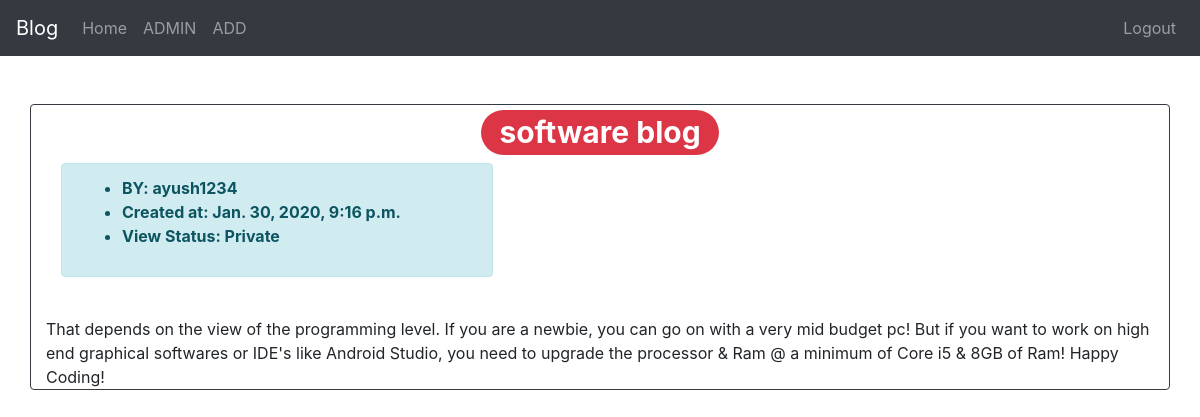
The app's page /article/2/ (signed in) with its own data.
### blog/models.py (models this page shows, shortened)
class article(models.Model):
    user = models.ForeignKey(User, on_delete = models.CASCADE)
    title = models.CharField(null= True, max_length= 100)
    description = models.TextField(null= True, blank= True)
    image = models.FileField(null= True, blank= True)
    time = models.DateTimeField(auto_now_add = True )
    private = models.BooleanField(default= False)

### blog/views.py (the view)
# urls.py: re_path(r'^article/(?P<article_id>[0-9]+)/$',views.fullArticle,name="fullArticle")
@login_required
def fullArticle(request,article_id):
    try:
        art = article.objects.get(id =article_id)
    except article.DoesNotExist:
        raise Http404("Aricle does not exists")
    if request.user == art.user or art.private == False:
        return render(request,'detail.html',{'article':art})
    else:
        raise Http404("Unathorized acess.This is a security feature added. Only private and self article can be viewed")

### templates/detail.html (shortened to what this page needs)
{% extends 'base.html' %}
{% block body %}
<br>
<br>
<div class="container border border-dark rounded">
    <div class="text-center">
    <h1 ><span class="badge badge-pill badge-danger">{{article.title}}</span></h1>
    </div>
    <div class= "col-md-5">
        <div class="alert alert-info">
            <strong>
                <ul>
                    <li>BY: {{article.user.username}}</li>
                    <li>Created at: {{article.time}}</li>
                    <li>View Status:
                    {% if article.private %}
                        Private
                        {% else %}
                        Public
                    {% endif %}
                        </li>
                </ul>
            </strong>
          </div>
    </div >
    <br>
    {{article.description}}
</div>
<br>
<br>
{% endblock body %}

### records on screen
article: title "software blog", user.username "ayush1234", time "Jan. 30, 2020, 9:16 p.m.", description "That depends on the view of the programming level. If you are a newbie, you can go on with a very mid budget pc! But if you want to work on high end graphical softwares or IDE's like Android Studio, you need to upgrade the processor & Ram @ a minimum of Core i5 & 8GB of Ram! Happy Coding!"
